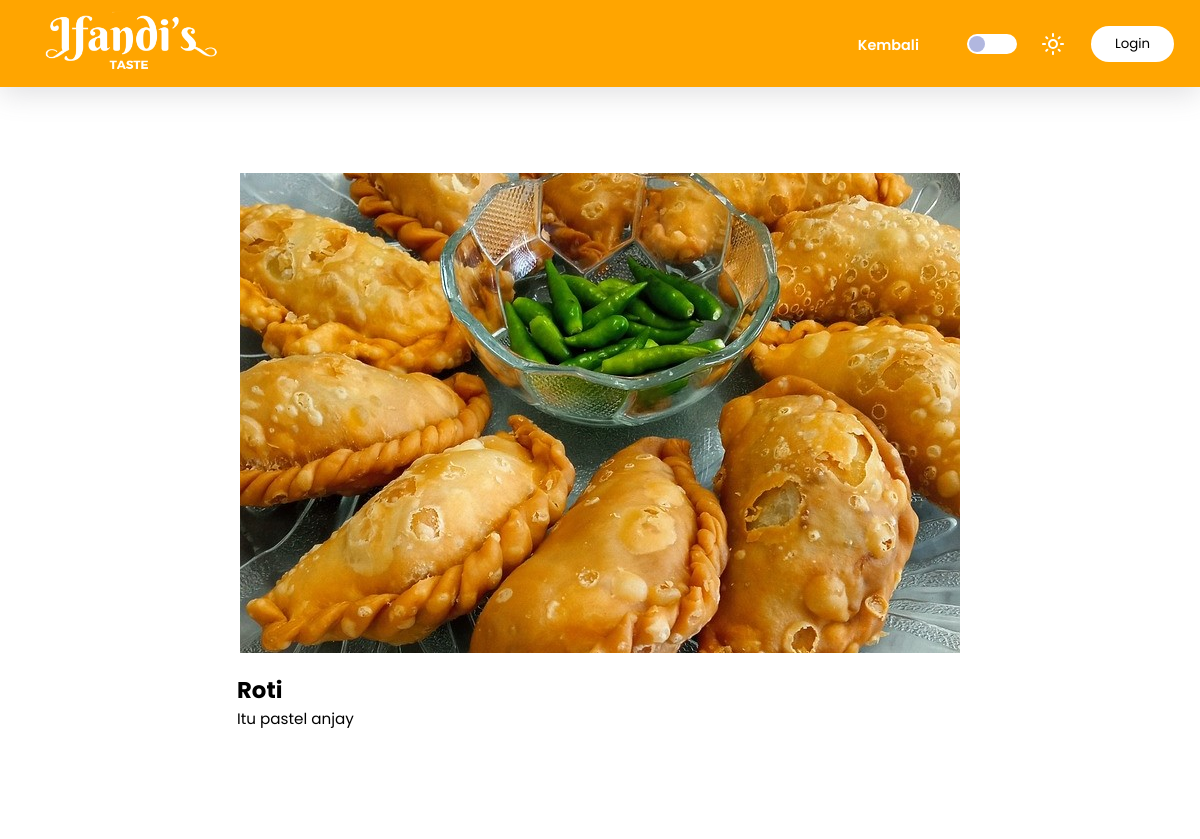
Page /views/resep.php?id=3 on the committed database.
### tables this page shows
CREATE TABLE `resep` (
  `id_resep` int(11) NOT NULL,
  `uid` int(11) NOT NULL,
  `nama_resep` varchar(255) NOT NULL,
  `deskripsi` varchar(255) NOT NULL,
  `instruksi` varchar(255) NOT NULL,
  `bahan` varchar(255) NOT NULL,
  `gambar` varchar(255) NOT NULL
);

### views/resep.php (the view, shortened to what this page needs)
<?php
require "../include/connect.php";
$id = $_GET['id'];
$navText = "Login";
$result = mysqli_query($conn, "SELECT * FROM resep WHERE id_resep = '$id'");
$resep = [];
while ($row = mysqli_fetch_assoc($result)) {
    $resep[] = $row;
}
?>
<!DOCTYPE html>
<html lang="en">
<head>
    <link rel="stylesheet" href="../styles/style.css">
</head>
<body>
    <header id="home">
        <nav class="navbar shadow" id="navbar">
            <div>
                <a href="index.php"><img src="../assets/ifandi.png" alt="logo" class="webicon" id="webicon"></a>
            </div>
            <ul class="menu" id="menu">
                <li><a class="navitems" href="list_resep.php">Kembali</a></li>
                <div class="menumode">
                    <input type="checkbox" class="nightmode" id="nightmode" onclick="mode()">
                </div>
                <?php
                    if (isset($_SESSION['username']) or isset($_SESSION['admin'])) {
                        echo "<h3>$navText</h3>";
                        echo "<a href='logout.php'><button type='button' class='btn-login'>Logout</button></a>";
                    } else {
                        echo "<a href='login.php'><button type='button' class='btn-login'>$navText</button></a>";
                    }
                ?>
            </ul>
        </nav>
        <section>
            <div class="isi1 isi-resep">
                <?php $i = 1; foreach ($resep as $rsp) :?>
                <img src="../assets/uploadedImg/<?php echo $rsp['gambar']; ?>" alt="" class="gambarResep">
                <div class="konten-isi1">
                    <div class="card-text resep-inside">
                        <h2><?php echo $rsp['nama_resep']; ?> </h2>
                        <p><?php echo $rsp['deskripsi']; ?></p>
                    </div>
                <?php $i++; endforeach; ?>
                </div>
            </div>
        </section>
    </header>
</body>
</html>

### styles/style.css (style rules this page uses)
* { padding: 0; margin: 0; box-sizing: border-box; font-family: 'Poppins', 'Arial'; scroll-behavior: smooth; transition: .5s ease-in-out; }
body { --primary-color: white; --secondary-color: #202020; --alpha-color: rgba(0, 0, 0, 0.322); --text: black; --accent: #B1B7DF; --gradient: radial-gradient(circle, rgba(238,174,202,1) 0%, rgba(148,187,233,1) 100%); --accent-color: orange; max-width: 100%; background-color: var(--primary-color); }
.webicon { height: 10vh; }
.navbar { background: var(--accent-color); overflow: hidden; position: sticky; display: flex; justify-content: space-between; align-items: center; padding: 0vh 2vw; top: 0; box-shadow: rgba(100, 100, 111, 0.2) 0px 7px 29px 0px; z-index: 9999; }
.navbar ul { list-style: none; gap: 2vw; align-items: center; }
.navbar ul li a { display: block; color: var(--primary-color); text-decoration: none; font-weight: 600; border-top: 3px solid transparent; padding: 5% 2vw; transition: all 0.35s ease; font-size: 90%; }
.menumode { display: flex; align-items: center; gap: 2vw; justify-content: center; }
.menu { display: flex; }
#light { filter: invert(100%); }
.nightmode { position: relative; width: 50px; height: 20px; appearance: none; outline: none; background-color: white; border-radius: 10px; cursor: pointer; }
.nightmode::before { content: ''; position: absolute; width: 16px; height: 16px; background: var(--accent); border-radius: 50%; top: 2px; left: 2px; transition: .5s ease-in-out; }
.btn-login { cursor: pointer; padding: 1vh 2vw; border-radius: 20px; color: var(--text); background-color: transparent; border: 2px solid transparent; box-shadow: inset 300px 0 0 0 var(--primary-color); transition: all 0.55s ease; }
.isi1 { color: white; height: 94vh; display: flex; background: linear-gradient(rgba(0,0,0,0.5),rgba(0,0,0,1)),url(../assets/foodphoto.jpg); background-size: cover ; padding: 1vh 5vw; padding-bottom: 4vh; font-size: 95%; align-items: center; text-align: center; justify-content: center; }
.konten-isi1 { width: 70%; display: flex; flex-direction: column; gap: 3vh; }
.isi1 img { height: 88vh; }
.shadow { box-shadow: rgba(100, 100, 111, 0.2) 0px 7px 29px 0px; }
.card-text { text-align: justify; padding: 0px 15px 0px 15px; }
.gambarResep { width: 60vw !important; height: 60vh !important; object-fit: cover; }
.isi-resep { flex-direction: column; gap: 20px; background: var(--primary-color); }
.resep-inside { color: var(--text); }

### rows in the picture
resep: gambar (picture), nama_resep "Roti", deskripsi "Itu pastel anjay"

### other values in the picture
$navText "Login"
